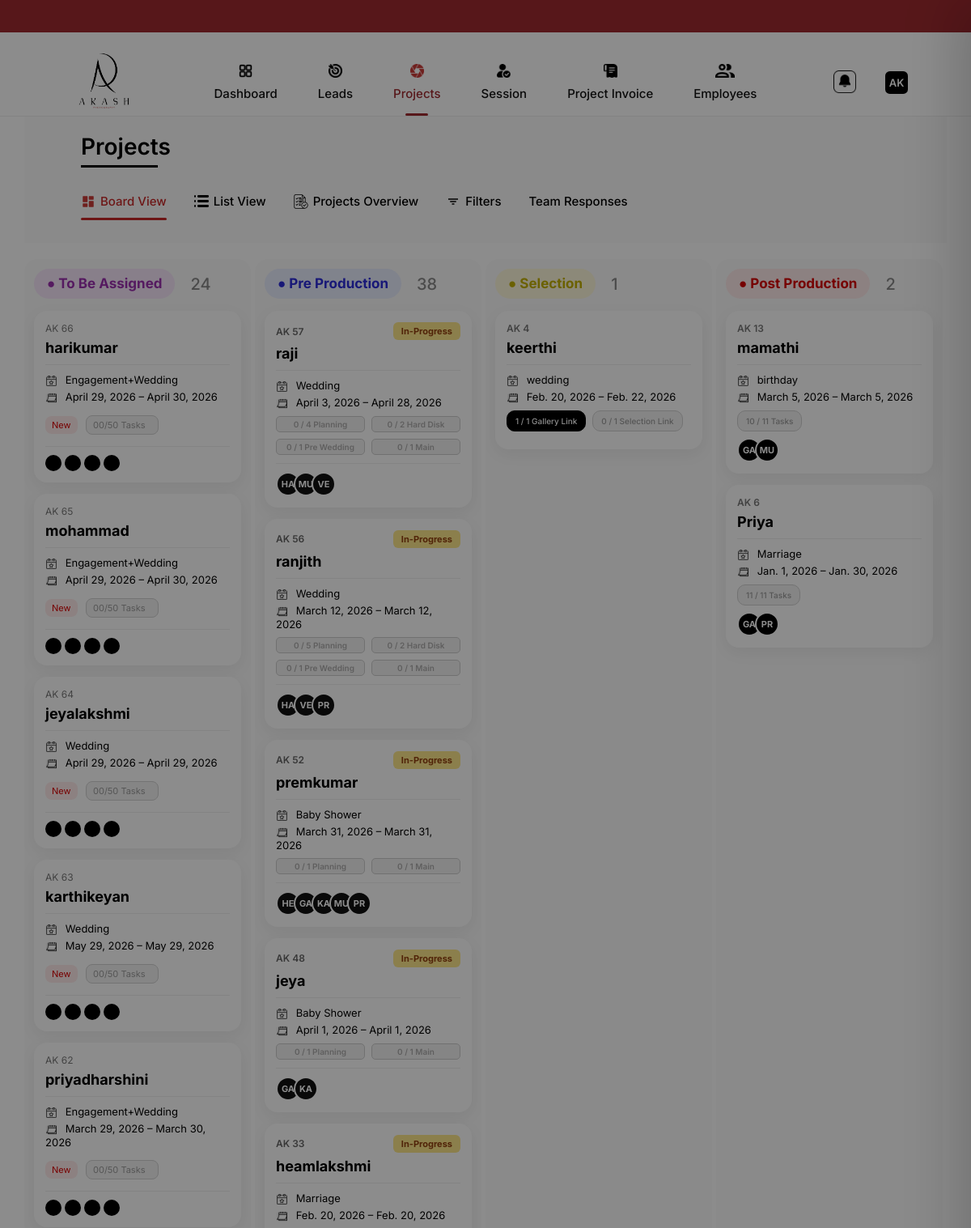
/projects/ (upper part), run on the app's committed database.
### core/models.py (models this page shows, shortened)
class Project(models.Model):
    STATUS_CHOICES = [
        ("ASSIGNED", "To Be Assigned"),
        ("PRE", "Pre Production"),
        ("SELECTION", "Selection"),
        ("POST", "Post Production"),
        ("COMPLETED", "Completed"),
    ]
    lead = models.OneToOneField(
        "Lead",
        on_delete=models.CASCADE,
        related_name="project"
    )
    client_name = models.CharField(
        max_length=100,
        blank=True,
        null=True
    )
    event_type = models.CharField(
        max_length=100,
        blank=True,
        null=True
    )
    start_date = models.DateField(
        blank=True,
        null=True
    )
    end_date = models.DateField(
        blank=True,
        null=True
    )
    status = models.CharField(
        max_length=20,
        choices=STATUS_CHOICES,
        default="ASSIGNED"
    )
    created_at = models.DateTimeField(
        auto_now_add=True
    )
    def __str__(self):
        return self.client_name or f"Project #{self.id}"

class Lead(models.Model):
    STATUS_CHOICES = [
        ("NEW", "New"),
        ("FOLLOW_UP", "Follow Up"),
        ("ACCEPTED", "Accepted"),
        ("LOST", "Lost"),
    ]
    client_name = models.CharField(max_length=100)
    phone = models.CharField(max_length=15)
    email = models.EmailField(blank=True, null=True)
    position = models.PositiveIntegerField(default=0)
    event_type = models.CharField(max_length=50)
    event_start_date = models.DateField()
    event_start_session = models.CharField(
    max_length=10,
    choices=[("Morning", "Morning"), ("Evening", "Evening")]
)
    event_end_date = models.DateField()
    event_end_session = models.CharField(
    max_length=10,
    choices=[("Morning", "Morning"), ("Evening", "Evening")]
)
    follow_up_date = models.DateField(null=True, blank=True)
    event_location = models.CharField(max_length=150)
    total_amount = models.DecimalField(
        max_digits=10, decimal_places=2, null=True, blank=True
    )
    paid_amount = models.DecimalField(
        max_digits=10, decimal_places=2, default=0
    )
    status = models.CharField(
        max_length=20,
        choices=STATUS_CHOICES,
        default="NEW"
    )
    created_at = models.DateTimeField(auto_now_add=True)
    selected_services = models.JSONField(default=list)
    pricing_data = models.JSONField(default=dict, blank=True, null=True)

class ProjectTask(models.Model):
    PHASE_CHOICES = [
        ("PLANNING", "Planning & Coordination"),
        ("HARD_DISK", "Hard Disk Collection"),
        ("PRE_WEDDING", "Pre Wedding Shoot"),
        ("MAIN", "Main Coverage Phase"),
         ("SELECTION", "Selection Phase"),
          ("POST", "Post Production"),
    ]
    STATUS_CHOICES = [
        ("OPEN", "Open"),
        ("ON_HOLD", "On Hold"),
        ("COMPLETED", "Completed"),
    ]
    project = models.ForeignKey(
        Project,
        on_delete=models.CASCADE,
        related_name="tasks"
    )
    phase = models.CharField(
        max_length=30,
        choices=PHASE_CHOICES
    )
    title = models.CharField(max_length=150)
    description = models.TextField(blank=True, null=True)
    assigned_to = models.ForeignKey(
        TeamMember,
        on_delete=models.SET_NULL,
        null=True,
        blank=True
    )
    start_date = models.DateField(null=True, blank=True)
    due_date = models.DateField(null=True, blank=True)
    status = models.CharField(
        max_length=20,
        choices=STATUS_CHOICES,
        default="OPEN"
    )
    created_at = models.DateTimeField(auto_now_add=True)

class ProjectTeam(models.Model):
    project = models.ForeignKey(
        Project,
        on_delete=models.CASCADE,
        related_name="team_assignments"
    )
    member = models.ForeignKey(
        TeamMember,
        on_delete=models.CASCADE
    )
    assigned_at = models.DateTimeField(auto_now_add=True)
    class Meta:
        unique_together = ("project", "member")

class TeamMember(models.Model):
    ROLE_CHOICES = [
        ("PHOTOGRAPHER", "Photographer"),
        ("VIDEOGRAPHER", "Videographer"),
        ("EDITOR", "Editor"),
        ("ASSISTANT", "Assistant"),
    ]
    user = models.OneToOneField(
        User,
        on_delete=models.CASCADE,
        related_name="team_profile"
    )
    role = models.CharField(max_length=30, choices=ROLE_CHOICES)
    is_active = models.BooleanField(default=True)

### core/views.py (the view, shortened to what this page needs)
# urls.py: path("projects/", projects_view, name="projects"),
def projects_view(request):
    projects = Project.objects.select_related("lead").prefetch_related(
    "tasks",
    "team_assignments__member__user"
)
    print(projects)
    month = request.GET.get("month")
    year  = request.GET.get("year")
    from_date = request.GET.get("from_date")
    to_date   = request.GET.get("to_date")
    if from_date and to_date:
        projects = projects.filter(
            lead__event_start_date__range=(from_date, to_date)
        )
    statuses = request.GET.getlist("status")
    if statuses:
        projects = projects.filter(status__in=statuses)
    completion = request.GET.get("completion")
    if completion == "COMPLETED":
        projects = projects.filter(
            ~Q(tasks__status__in=["OPEN", "ON_HOLD"])
        )
    elif completion == "PENDING":
        projects = projects.filter(
            tasks__status__in=["OPEN", "ON_HOLD"]
        )
    members = TeamMember.objects.filter(is_active=True)
    grouped_team = defaultdict(list)
    for member in members:
        category = ROLE_CATEGORY_MAP.get(member.role)
        if category:
            grouped_team[category].append(member)
    pending_internal = get_pending_internal_projects(projects)
    awaiting_client = get_awaiting_client_projects(projects)
    projects = projects.order_by('-created_at')
    context = {
        "assigned": projects.filter(status="ASSIGNED"),
        "pre_cards": build_pre_card_data(projects.filter(status="PRE")),
        "selection": projects.filter(status="SELECTION"),
        "post": build_post_card_data(
    projects.filter(status="POST")
),
        "completed": projects.filter(status="COMPLETED"),
        "pending_internal": pending_internal,
        "awaiting_client": awaiting_client,
    }
    return render(request, "projects.html", context)

### core/utils/project_cards.py (called while the page is built)
def build_post_card_data(projects):
    cards = []
    for p in projects:
        total_tasks = p.tasks.count()
        completed_tasks = p.tasks.filter(status="COMPLETED").count()
        cards.append({
            "id": p.id,
            "client_name": p.client_name or p.lead.client_name,
            "event_type": p.lead.event_type,
            "start_date": p.lead.event_start_date,
            "end_date": p.lead.event_end_date,
            "completed": completed_tasks,
            "total": total_tasks,
            "team": p.team_assignments.all(),
        })
    return cards

### core/utils/project_overview.py (called while the page is built)
def get_pending_internal_projects(projects):
    pending_projects = []
    for project in projects:
        pending_tasks = project.tasks.filter(
            status__in=["OPEN", "ON_HOLD"]
        )
        if not pending_tasks.exists():
            continue
        team = [
            {
                "id": pt.member.id,
                "initials": (pt.member.user.first_name[:1] or pt.member.user.username[:1]).upper()
            }
            for pt in project.team_assignments.select_related("member__user")
        ]
        pending_projects.append({
            "id": project.id,
            "lead": project.lead,
            "team": team,
            "pending_tasks": pending_tasks,
        })
    return pending_projects

def get_awaiting_client_projects(projects):
    result = []
    for project in projects:
        lead = project.lead
        pending_list = []
        if lead.total_amount and lead.paid_amount < lead.total_amount:
            pending_list.append("Payment Pending")
        if lead.follow_up_date:
            pending_list.append("Awaiting Client Response")
        if not pending_list:
            continue
        result.append({
            "id": project.id,
            "lead": lead,
            "due_date": lead.follow_up_date,
            "pending_list": pending_list
        })
    return result

### core/templates/projects.html (shortened to what this page needs)
{% extends "base.html" %}
{% load static %}
{% block content %}
<link rel="stylesheet" href="{% static 'css/projects.css' %}">
<div class="projects-wrapper">
  <div class="project-header">
    <h2 class="page-title">Projects</h2>
    <div class="project-toolbar">
      <div>
        <img src="{% static 'images/boardview.svg' %}" class="active"> <span class="active"> Board View</span>
      </div>
      <div> <img src="{% static 'images/listview.svg' %}"> <span> List View</span></div>
      <div><img src="{% static 'images/overview.svg' %}"> <span> Projects Overview</span></div>
      <div> <img src="{% static 'images/filter.svg' %}"> <span> Filters</span></div>
      <div onclick="openTeamResponses()">
  <span>Team Responses</span>
</div>
    </div>
  </div>
  <div id="boardView">
    <div class="projects-board">
      <div class="project-column" data-status="ASSIGNED">
        <div class="column-head purple">
          <span class="label">● To Be Assigned </span> <span class="count">{{ assigned|length }}</span>
        </div>
        {% for p in assigned %}
        <div class="project-card" draggable="true" data-id="{{ p.id }}">
          <div class="code">AK {{ p.id }}</div>
          <h4>{{ p.client_name }}</h4>
          <hr class="pre-card-divider" />
          <div class="selection-event">
            <span>
              <img src="{% static 'images/event.svg' %}">
              {{ p.event_type }}
            </span>
            <span>
              <img src="{% static 'images/calender.svg' %}">
              {{ p.start_date }} – {{ p.end_date }}
            </span>
          </div>
          <div class="task-row">
            <span class="badge new">New</span>
            <span class="badge gray">00/50 Tasks</span>
          </div>
          <div class="avatars">
            <span></span><span></span><span></span><span></span>
          </div>
        </div>
        {% endfor %}
      </div>
      <div class="project-column precard" data-status="PRE">
        <div class="column-head blue">
          <span class="label">● Pre Production</span> <span class="count">{{ pre_cards|length }}</span>
        </div>
        {% for p in pre_cards %}
        <div class="project-card pre-card" data-id="{{ p.id }}">
          <div class="pre-card-header">
            <span class="pre-card-code">AK {{ p.id }}</span>
            <span class="pre-card-status {% if p.is_completed %}completed{% else %}inprogress{% endif %}">
              {% if p.is_completed %}Completed{% else %}In-Progress{% endif %}
            </span>
          </div>
          <h4 class="pre-card-client">{{ p.client_name }}</h4>
          <hr class="pre-card-divider" />
          <div class="selection-event">
            <span>
              <img src="{% static 'images/event.svg' %}">
              {{ p.event_type }}
            </span>
            <span>
              <img src="{% static 'images/calender.svg' %}">
              {{ p.start_date }} – {{ p.end_date }}
            </span>
          </div>
          <div class="pre-card-task-grid">
            {% for t in p.tasks %}
            <div class="pre-card-task-chip {% if t.done == t.total %}phase-complete{% else %}phase-pending{% endif %}">
              {{ t.done }} / {{ t.total }} {{ t.phase }}
            </div>
            {% endfor %}
          </div>
          <hr class="pre-card-divider" />
          <div class="pre-card-team">
            {% for m in p.team %}
            <span class="pre-card-avatar">{{ m.initials }}</span>
            {% endfor %}
          </div>
        </div>
        {% endfor %}
      </div>
      <div class="project-column" data-status="SELECTION">
        <div class="column-head yellow">
          <span class="label"> ● Selection </span>
          <span class="count">{{ selection|length }}</span>
        </div>
        {% for p in selection %}
        <div class="project-card selection-card" data-id="{{ p.id }}">
          <div class="selection-code">AK {{ p.id }}</div>
          <h4 class="selection-client">{{ p.client_name }}</h4>
          <hr class="selection-divider" />
          <div class="selection-event">
            <span>
              <img src="{% static 'images/event.svg' %}">
              {{ p.lead.event_type }}
            </span>
            <span>
              <img src="{% static 'images/calender.svg' %}">
              {{ p.lead.event_start_date }} – {{ p.lead.event_end_date }}
            </span>
          </div>
          <div class="selection-links">
  {% for t in p.tasks.all %}
    {% if t.phase == "SELECTION" %}
      <div class="selection-chip
           {% if t.status == 'COMPLETED' %}
             selection-complete
           {% else %}
             selection-pending
           {% endif %}
      ">
        {% if t.status == "COMPLETED" %}
          1 / 1 {{ t.title }}
        {% else %}
          0 / 1 {{ t.title }}
        {% endif %}
      </div>
    {% endif %}
  {% endfor %}
</div>
        </div>
        {% endfor %}
      </div>
      <div class="project-column" data-status="POST">
        <div class="column-head red">
          <span class="label"> ● Post Production </span> <span class="count">{{ post|length }}</span>
        </div>
        {% for p in post %}
        <div class="project-card selection-card" data-id="{{ p.id }}">
          <div class="selection-code">AK {{ p.id }}</div>
          <h4 class="selection-client">{{ p.client_name }}</h4>
          <hr class="selection-divider" />
          <div class="selection-event">
            <span>
              <img src="{% static 'images/event.svg' %}">
              {{ p.event_type }}
            </span>
            <span>
              <img src="{% static 'images/calender.svg' %}">
              {{ p.start_date }} – {{ p.end_date }}
            </span>
          </div>
          <div class="selection-links">
            <div class="selection-chip selection-pending">
              {{ p.completed }} / {{ p.total }} Tasks
            </div>
          </div>
          <div class="selection-team">
            {% for m in p.team %}
            <span class="selection-avatar">
              {{ m.member.user.first_name|slice:":2"|upper }}
            </span>
            {% endfor %}
          </div>
        </div>
        {% endfor %}
      </div>
    </div>
  </div>
</div>
<div class="assign-popup" id="assignPopup" data-count="{{ assigned|length }}">
</div>
{% endblock %}

### core/static/css/base.css (style rules this page uses)
:root { --primary: #9e2a2f; --text-dark: #111; --text-muted: #666; }
* { margin: 0; padding: 0; box-sizing: border-box; }
body { font-family: "Inter", sans-serif; background: #fff; }

### data on the page
Project: id "66", client_name "harikumar", event_type "Engagement+Wedding", start_date "April 29, 2026", end_date "April 30, 2026"
Project: id "65", client_name "mohammad", event_type "Engagement+Wedding", start_date "April 29, 2026", end_date "April 30, 2026"
Project: id "64", client_name "jeyalakshmi", event_type "Wedding", start_date "April 29, 2026", end_date "April 29, 2026"
Project: id "63", client_name "karthikeyan", event_type "Wedding", start_date "May 29, 2026", end_date "May 29, 2026"
Project: id "62", client_name "priyadharshini", event_type "Engagement+Wedding", start_date "March 29, 2026", end_date "March 30, 2026"
Project: client_name "raji"
Lead: event_type "Wedding", start_date "April 3, 2026", end_date "April 28, 2026"
ProjectTask: done "0", total "1", phase "Main"
Project: client_name "ranjith"
Lead: event_type "Wedding", start_date "March 12, 2026", end_date "March 12, 2026"
Project: client_name "premkumar"
Lead: event_type "Baby Shower", start_date "March 31, 2026", end_date "March 31, 2026"
Project: client_name "jeya"
Lead: event_type "Baby Shower", start_date "April 1, 2026", end_date "April 1, 2026"
Project: client_name "heamlakshmi"
Lead: event_type "Marriage", start_date "Feb. 20, 2026", end_date "Feb. 20, 2026"
Project: id "4", client_name "keerthi", lead.event_type "wedding", lead.event_start_date "Feb. 20, 2026", lead.event_end_date "Feb. 22, 2026"
ProjectTask: title "Gallery Link"
ProjectTask: title "Selection Link"
Project: client_name "mamathi"
Lead: event_type "birthday", start_date "March 5, 2026", end_date "March 5, 2026"
ProjectTeam: member.user.first_name "GA"
ProjectTeam: member.user.first_name "MU"
Project: client_name "Priya"
Lead: event_type "Marriage", start_date "Jan. 1, 2026", end_date "Jan. 30, 2026"
ProjectTeam: member.user.first_name "GA"
ProjectTeam: member.user.first_name "PR"

### other printed values
{{ assigned|length }} "24"
{{ pre_cards|length }} "38"
{{ p.id }} "57" "56" "52" "48" "33"
{{ t.done }} "0" "0" "0" "0" "0" "0" "0" "0"
{{ t.total }} "4" "2" "1" "5" "2" "1" "1" "1"
{{ t.phase }} "Planning" "Hard Disk" "Pre Wedding" "Planning" "Hard Disk" "Pre Wedding" "Planning" "Planning"
{{ m.initials }} "HA" "MU" "VE" "HA" "VE" "PR" "HE" "GA" "KA" "MU" "PR" "GA" "KA"
{{ selection|length }} "1"
{{ post|length }} "2"
{{ p.id }} "13" "6"
{{ p.completed }} "10" "11"
{{ p.total }} "11" "11"
